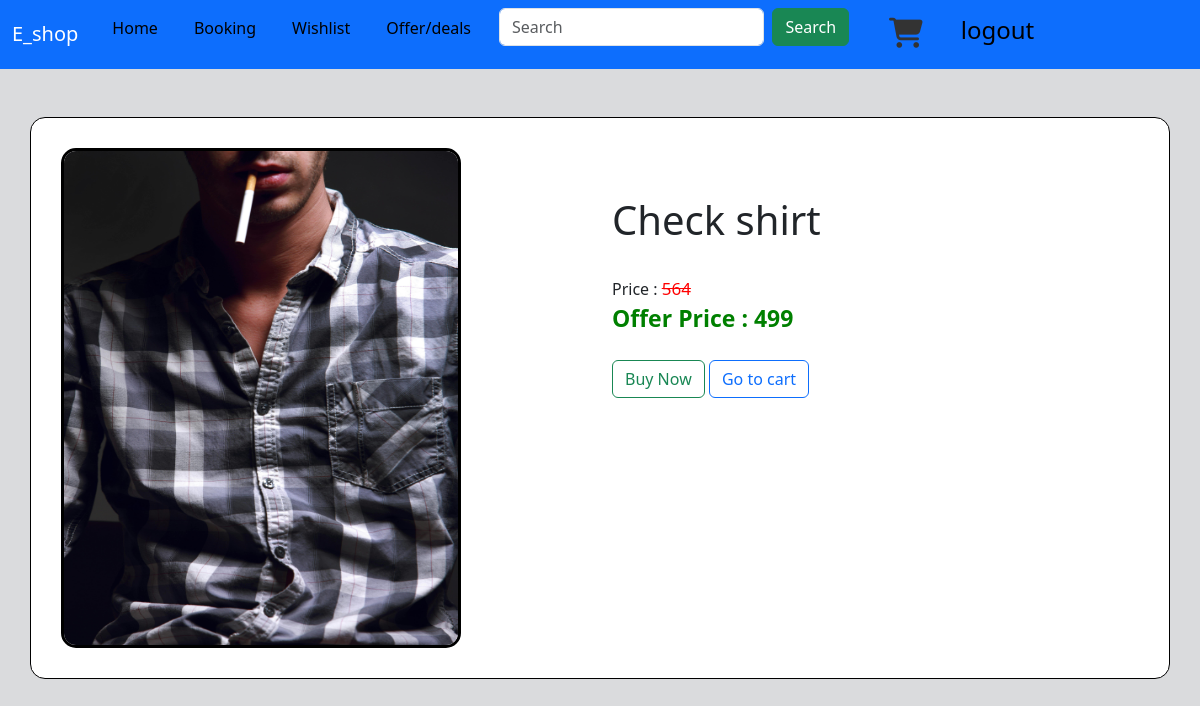
Page /view_pro/5 (signed in) on the committed database.
### app/models.py (models this page shows)
class product (models.Model):
    pro_id=models.TextField()
    name=models.TextField()
    price=models.IntegerField()
    offer_price=models.IntegerField()
    img=models.FileField()

### app/views.py (the view)
# urls.py: path('view_pro/<id>',views.view_product),
def view_product(req,id):
        log_user=User.objects.get(username=req.session['user'])
        products=product.objects.get(pk=id)
        try:
            cart1=Cart.objects.get(products=products,user=log_user)
        except:
            cart1=None
        print(cart1)
        return render(req,'user/view_pro.html',{'products':products,'cart1':cart1})

### templates/user/view_pro.html (shortened to what this page needs)
<!DOCTYPE html>
<html lang="en">
<head>
    <link href="https://cdn.jsdelivr.net/npm/bootstrap@5.3.3/dist/css/bootstrap.min.css" rel="stylesheet">
    <link rel="stylesheet" href="https://cdnjs.cloudflare.com/ajax/libs/font-awesome/6.6.0/css/all.min.css">
</head>
<body>
  <nav class="navbar navbar-expand-sm bg-primary navbar-dark">
    <div class="container-fluid">
      <a class="navbar-brand" href="#">E_shop</a>
      <div class="collapse navbar-collapse" id="collapsibleNavbar">
        <ul class="navbar-nav">
          <li class="nav-item">
            <a class="nav-link" href="../user_home">Home</a>
          </li>
          <li class="nav-item">
            <a class="nav-link" href="../user_vew_booking">Booking</a>
          </li>
          <li class="nav-item">
            <a class="nav-link" href="#">Wishlist</a>
          </li>
          <li class="nav-item">
            <a class="nav-link" href="#">Offer/deals</a>
          </li>
          <div class="">
            <li class="nav-item" id="search">
              <form class="d-flex" role="search" action="search" method="post">
                <input class="form-control me-2" type="search" name="search" placeholder="Search" aria-label="Search">
                <button class="btn btn-success" type="submit">Search</button>
              </form>
            </li>
          </div>
          <li class="nav-item">
            <a href="../cart_disp"><i class="fa-solid fa-cart-shopping" id="cart"></i></a>
          </li>
          <li class="nav-item">
            <a id="logout" class="logout nav-link" href="../logout">
              <h4>logout</h4>
            </a>
          </li>
        </ul>
      </div>
    </div>
  </nav>
<div class="container mt-5">
    <div class="row">
  <div class="col-lg-6">
    <img src="{{products.img.url}}" class="product_img" alt="Card image" style="width:400px; height: 500px;">
  </div>
  <div class="col-lg-6 mt-5">
    <h4 class="product_name">{{products.name}}</h4><br>
    Price : <p class="price" style="text-decoration: line-through; display: inline;">{{products.price}}</p><br>
  <p class="offer_price" style="display: inline;">  Offer Price : {{products.offer_price}}</p><br><br>
    <a href="../buy_product/{{products.pk}}" class="btn btn-outline-success">Buy Now</a>
    {% if cart1 %}
    <a href="../cart_disp" class="btn btn-outline-primary">Go to cart</a>
    {% else %}
    <a href="../add_to_cart/{{products.pk}}" class="btn btn-outline-primary">add to cart</a>
    {% endif %}
</div>
</div>
</div>
</body>
</html>

### templates/user/view_pro.html (style rules this page uses)
body { background-color: #dadbdd; }
#cart { font-size: 30px; margin-top: 10px; margin-right: 10px; margin-left: 20px; color: #333; }
#logout { margin-left: auto; }
li { margin-left: 10px; margin-right: 10px; }
.nav-link { color: #000; }
#search { width: 350px; }
a { text-decoration: none; color: white; }
.container { background-color: white; padding: 30px; border: 1px solid black; border-radius: 15px; }
.product_name { font-size: 40px; }
.offer_price { font-size: 23px; color: green; font-weight: bold; }
.price { font-size: 17px; color: red; }
.product_img { border: 3px solid black; border-radius: 15px; }

### rows in the picture
product: img (picture), name "Check shirt", price "564", offer_price "499"
